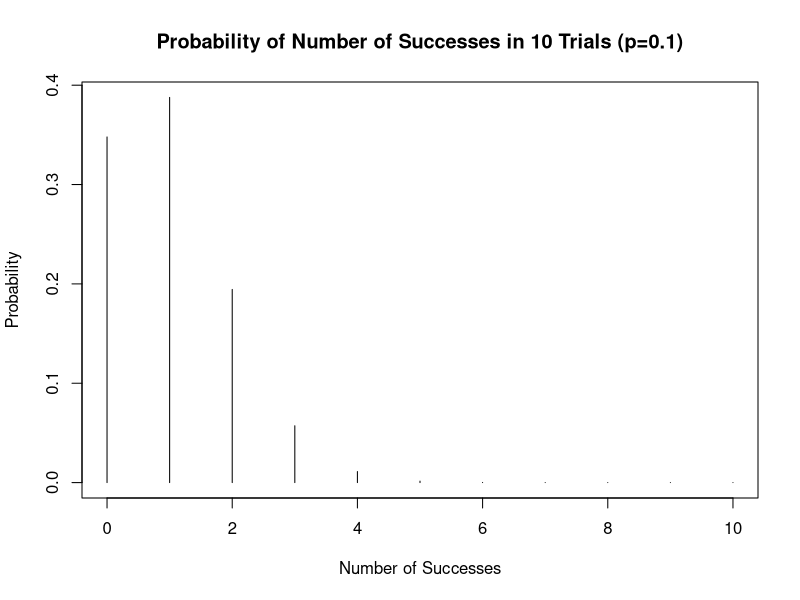

Reproduce this figure in R.
## ---- chunk 1
get_num_heads_probability_array <- function(num_samples, num_tosses, toss_prob=0.5){
    output <- c()

    # The number of heads in num_samples samples of num_tosses coin tosses.
    heads_per_sample <- rbinom(num_samples, num_tosses, toss_prob)
    for (i in 0:num_tosses){
        # How many samples have i heads?
        count_i <- sum(heads_per_sample==i) 

        # What is the probability of getting i heads?
        p_i <- count_i/num_samples
        output <- c(output, p_i)
    }
    output
}
num_samples <- 1e5
num_tosses <- 3
probability_array <- get_num_heads_probability_array(1e5, 3)
for (i in 0:num_tosses){
    cat("p(", i, ") = ", probability_array[i+1], "\n", sep="")
}
## ---- chunk 2
probability_array <- get_num_heads_probability_array(1e6, 10, 0.1)

# Graph of probability_array
plot(0:10, probability_array, type="h", xlab="Number of Successes", ylab="Probability", main="Probability of Number of Successes in 10 Trials (p=0.1)")
## ---- chunk 3
dbinom(2, 10, 0.1)
probability_array[3]
# 3 because we want the probability of 2 successes
## ---- chunk 4
pbinom(2, 10, 0.1)
probability_array[1] + probability_array[2] + probability_array[3]
## ---- chunk 5
1 - pbinom(2, 10, 0.1)
1 - (probability_array[1] + probability_array[2] + probability_array[3])
## ---- chunk 6
pbinom(4, 10, 0.1) - pbinom(1, 10, 0.1)
probability_array[3] + probability_array[4] + probability_array[5]
## ---- chunk 7
dbinom(3, 5, 0.24)
## ---- chunk 8
# Simulate the number of spillages in 5 rigs over 1e6 trials
num_trials <- 1e6
spillages <- rbinom(num_trials, 5, 0.24)
# Calculate the probability of exactly 3 spillages
prob_exactly_3 <- sum(spillages == 3) / num_trials
prob_exactly_3
## ---- chunk 9
pbinom(4, 5, 0.24) - pbinom(1, 5, 0.24)
## ---- chunk 10
# Calculate the probability of between 2 and 4 spillages
prob_between_2_and_4 <- sum(spillages >= 2 & spillages <= 4) / num_trials
prob_between_2_and_4
## ---- chunk 11
1 - pbinom(2, 5, 0.24)
## ---- chunk 12
# Calculate the probability of at least half of the rigs experiencing a spillage
prob_at_least_half <- sum(spillages >= 3) / num_trials
prob_at_least_half
## ---- chunk 13
# Probability of no defects
p_no_defects <- dbinom(0, 2, 0.03)
p_no_defects

# Probability of exactly one defect
p_one_defect <- dbinom(1, 2, 0.03)
p_one_defect

# Probability of exactly two defects
p_two_defects <- dbinom(2, 2, 0.03)
p_two_defects
## ---- chunk 14
set.seed(123)
EV_from_simulated_draws <- function(outcomes, probabilities) {
    num_draws <- 1e5
    mean(sample(outcomes, size = num_draws, replace = TRUE, prob = probabilities))
}
## ---- chunk 15
EV_from_simulated_draws(c(0, 1, 2, 3), c(0.125, 0.375, 0.375, 0.125))
## ---- chunk 16
EV_from_simulated_draws(c(20, 25, 30, 35), c(0.20, 0.15, 0.25, 0.40))
## ---- chunk 17
EV_from_simulated_draws(c(0, 1, 2, 3, 4, 5), c(0.18, 0.39, 0.24, 0.14, 0.04, 0.01))
## ---- chunk 18
EV_from_simulated_draws(c(-100, 0, 50, 100, 150, 200), c(0.10, 0.20, 0.30, 0.25, 0.1, 0.05))
## ---- chunk 19
set.seed(123)
simulate_draws <- function(outcomes, probabilities) {
    num_draws <- 1e5
    sample(outcomes, size = num_draws, replace = TRUE, prob = probabilities)
}
draws <- simulate_draws(c(0, 1, 2, 3, 4, 5), c(0.18, 0.39, 0.24, 0.14, 0.04, 0.01))
## ---- chunk 20
mean(draws == 2)
## ---- chunk 21
mean(draws <= 2)
## ---- chunk 22
mean(draws > 2)
## ---- chunk 23
mean(draws >= 2 & draws < 5)
